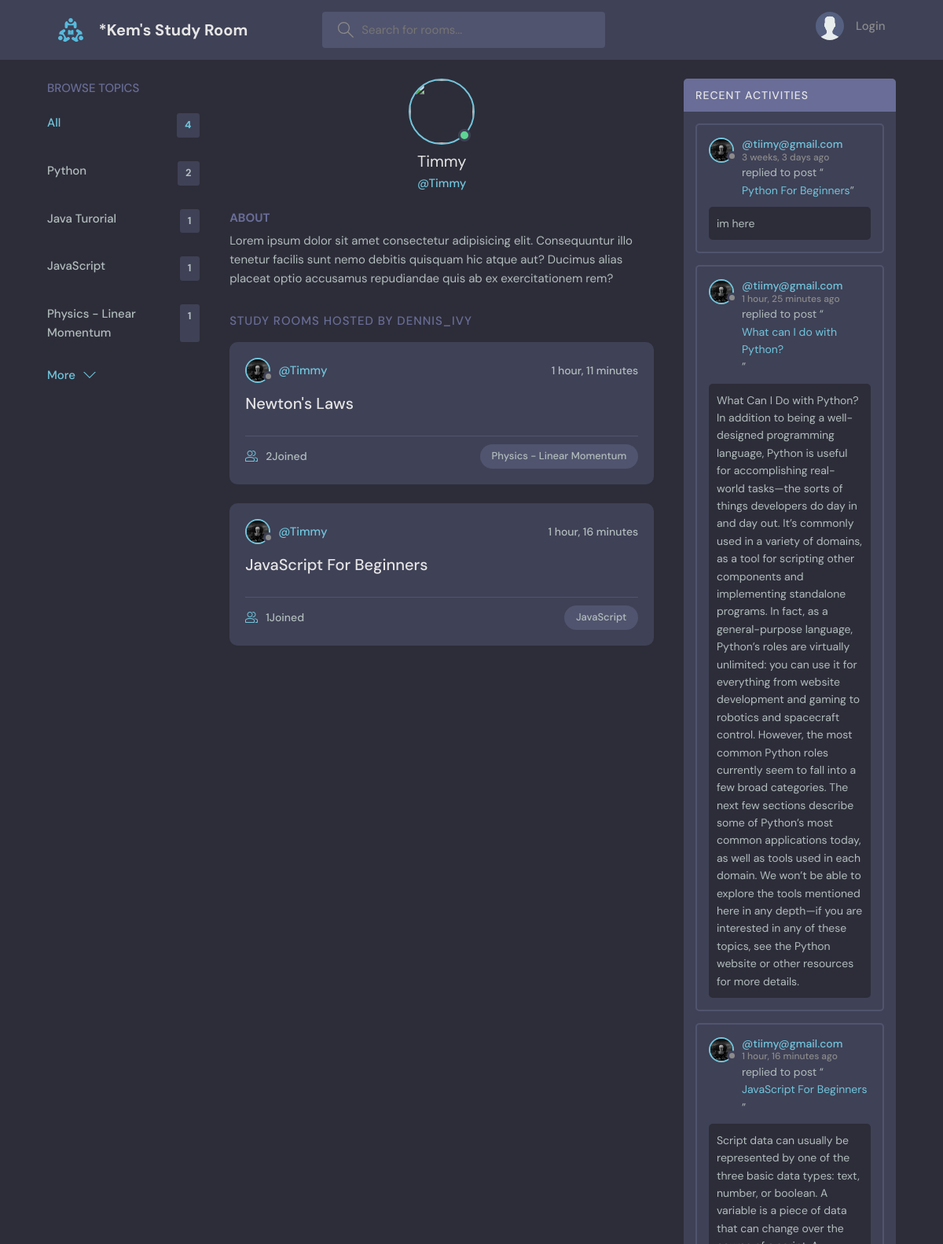
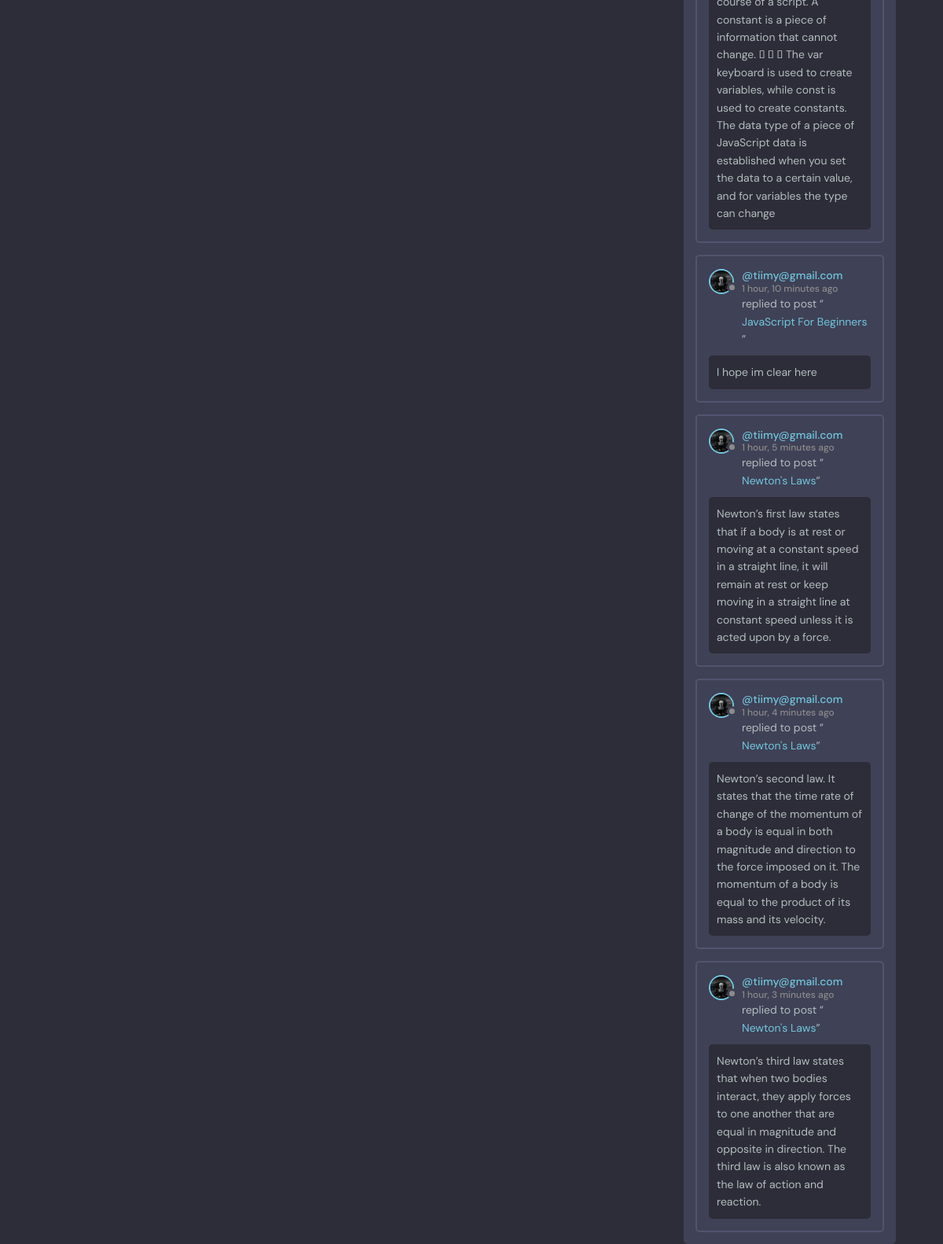
The page /profile/2 on the database its author committed (2 pictures, top to bottom).
### base/models.py (models this page shows, shortened)
class Topic(models.Model):
    name = models.CharField(max_length=200)

class User(AbstractUser):
    name = models.CharField(max_length=100, null=True)
    email = models.EmailField(unique=True, null=True)
    bio = models.TextField(null=True)
    avatar = models.ImageField(null=True, default='avatar.svg')
    USERNAME_FIELD = 'email'
    REQUIRED_FIELDS = []

class Room(models.Model):
    host =  models.ForeignKey(User, on_delete=models.SET_NULL, null=True)
    topic =  models.ForeignKey(Topic, on_delete=models.SET_NULL, null=True)
    name = models.CharField(max_length=200)
    description = models.TextField(null=True, blank=True)
    participants = models.ManyToManyField(User, related_name='participants', blank=True)
    updated = models.DateTimeField(auto_now=True)
    created = models.DateTimeField(auto_now_add=True)
    class Meta:
        ordering = ['-updated', '-created']
    def __str__(self):
        return self.name

class Message(models.Model):
    user = models.ForeignKey(User, on_delete=models.CASCADE)
    room = models.ForeignKey(Room, on_delete=models.CASCADE)
    body = models.TextField()
    updated = models.DateTimeField(auto_now=True)
    created = models.DateTimeField(auto_now_add=True)
    class Meta:
        ordering = ['updated', '-created']

### base/views.py (the view)
# urls.py: path('profile/<str:pk>', views.user_profile, name='user-profile'),
def user_profile(request, pk):
    user = User.objects.get(id=pk)
    rooms = user.room_set.all()
    room_messages = user.message_set.all()
    topics = Topic.objects.all()
    context = {'user':user, 'rooms':rooms, 'room_messages':room_messages, 'topics':topics}
    return render(request, 'base/profile.html', context)

### base/templates/base/profile.html (shortened to what this page needs)
{% extends 'base/main.html' %}
{% block content %}
  <main class="profile-page layout layout--3">
    <div class="container">
      {% include 'base/topics_components.html' %}
      <div class="roomList">
        <div class="profile">
          <div class="profile__avatar">
            <div class="avatar avatar--large active">
              <img src="{{profile.user.avatar.url}}" />
            </div>
          </div>
          <div class="profile__info">
            <h3>{{user.username}}</h3>
            <p>@{{user.username}}</p>
          </div>
          <div class="profile__about">
            <h3>About</h3>
            <p>
              Lorem ipsum dolor sit amet consectetur adipisicing elit. Consequuntur illo tenetur
              facilis sunt nemo debitis quisquam hic atque aut? Ducimus alias placeat optio
              accusamus repudiandae quis ab ex exercitationem rem?
            </p>
          </div>
        </div>
        <div class="roomList__header">
          <div>
            <h2>Study Rooms Hosted by dennis_ivy</a>
            </h2>
          </div>
        </div>
        {% include 'base/feed_components.html' %}
      </div>
      {% include 'base/activity_component.html' %}
    </div>
  </main>
{% endblock content %}

### base/templates/base/topics_components.html
<div class="topics">
    <div class="topics__header">
      <h2>Browse Topics</h2>
    </div>
    <ul class="topics__list">
      <li>
        <a href="{% url 'home' %}" class="active">All <span>{{topics.count}}</span></a>
      </li>
      {% for topic in topics %}
      <li>
        <a href="{% url 'home' %}?q={{topic.name}}">{{topic.name}}<span>{{topic.room_set.all.count}}</span></a>
      </li>
      {% endfor %}
    </ul>
    <a class="btn btn--link" href="{% url 'topics' %}">
      More
      <svg version="1.1" xmlns="http://www.w3.org/2000/svg" width="32" height="32" viewBox="0 0 32 32">
        <title>chevron-down</title>
        <path d="M16 21l-13-13h-3l16 16 16-16h-3l-13 13z"></path>
      </svg>
    </a>
  </div>

### base/templates/base/feed_components.html (shortened to what this page needs)
{% for room in rooms %}
<div class="roomListRoom">
    <div class="roomListRoom__header">
      <a href="{% url 'user-profile' room.host.id %}" class="roomListRoom__author">
        <div class="avatar avatar--small">
          <img src="{{ room.host.avatar.url }}" />
        </div>
        <span>@{{room.host.username}}</span>
      </a>
      <div class="roomListRoom__actions">
        <span>{{room.created|timesince}}</span>
      </div>
    </div>
    <div class="roomListRoom__content">
      <a href="{% url 'room' room.id %}">{{room.name}}</a>
    </div>
    <div class="roomListRoom__meta">
      <a href="{% url 'room' room.id %}" class="roomListRoom__joined">
        {{room.participants.all.count}}Joined
      </a>
      <p class="roomListRoom__topic">{{room.topic.name}}</p>
    </div>
  </div>
{% endfor %}

### base/templates/base/activity_component.html (shortened to what this page needs)
<div class="activities">
    <div class="activities__header">
      <h2>Recent Activities</h2>
    </div>
    {% for message in room_messages %}
    <div class="activities__box">
      <div class="activities__boxHeader roomListRoom__header">
        <a href="{% url 'user-profile' message.user.id %}" class="roomListRoom__author">
          <div class="avatar avatar--small">
            <img src="{{ message.user.avatar.url }}" />
          </div>
          <p>
            @{{message.user}}
            <span>{{message.created|timesince}} ago</span>
          </p>
        </a>
      </div>
      <div class="activities__boxContent">
        <p>replied to post “<a href="{% url 'room' message.room.id %}">{{message.room}}</a>”</p>
        <div class="activities__boxRoomContent">
          {{message.body}}
        </div>
      </div>
    </div>
    {% endfor %}
  </div>

### rows shown on the page
Topic: name "Python", room_set.all.count "2"
Topic: name "Java Turorial", room_set.all.count "1"
Topic: name "JavaScript", room_set.all.count "1"
Topic: name "Physics - Linear Momentum", room_set.all.count "1"
User: username "Timmy"
Room: host.avatar (picture), host.username "Timmy", created "1 hour, 11 minutes", name "Newton's Laws", participants.all.count "2", topic.name "Physics - Linear Momentum"
Room: host.avatar (picture), host.username "Timmy", created "1 hour, 16 minutes", name "JavaScript For Beginners", participants.all.count "1", topic.name "JavaScript"
Message: user.avatar (picture), user "tiimy@gmail.com", created "3 weeks, 3 days", room "Python For Beginners", body "im here"
Message: user.avatar (picture), user "tiimy@gmail.com", created "1 hour, 25 minutes", room "What can I do with Python?", body "What Can I Do with Python? In addition to being a well-designed programming language, Python is useful for ac\u0002complishing real-world tasks—the sorts of things developers do day in and day out. It’s commonly used in a variety of domains, as a tool for scripting other components and implementing standalone programs. In fact, as a general-purpose language, Python’s roles are virtually unlimited: you can use it for everything from website de\u0002velopment and gaming to robotics and spacecraft control. However, the most common Python roles currently seem to fall into a few broad cat\u0002egories. The next few sections describe some of Python’s most common applications today, as well as tools used in each…"
Message: user.avatar (picture), user "tiimy@gmail.com", created "1 hour, 16 minutes", room "JavaScript For Beginners", body "Script data can usually be represented by one of the three basic data types: text, number, or boolean. A variable is a piece of data that can change over the course of a script. A constant is a piece of information that cannot change.    The var keyboard is used to create variables, while const is used to create constants. The data type of a piece of JavaScript data is established when you set the data to a certain value, and for variables the type can change"
Message: user.avatar (picture), user "tiimy@gmail.com", created "1 hour, 10 minutes", room "JavaScript For Beginners", body "I hope im clear here"
Message: user.avatar (picture), user "tiimy@gmail.com", created "1 hour, 5 minutes", room "Newton's Laws", body "Newton’s first law states that if a body is at rest or moving at a constant speed in a straight line, it will remain at rest or keep moving in a straight line at constant speed unless it is acted upon by a force."
Message: user.avatar (picture), user "tiimy@gmail.com", created "1 hour, 4 minutes", room "Newton's Laws", body "Newton’s second law. It states that the time rate of change of the momentum of a body is equal in both magnitude and direction to the force imposed on it. The momentum of a body is equal to the product of its mass and its velocity."
Message: user.avatar (picture), user "tiimy@gmail.com", created "1 hour, 3 minutes", room "Newton's Laws", body "Newton’s third law states that when two bodies interact, they apply forces to one another that are equal in magnitude and opposite in direction. The third law is also known as the law of action and reaction."

### other values the page prints
{{ topics.count }} "4"
